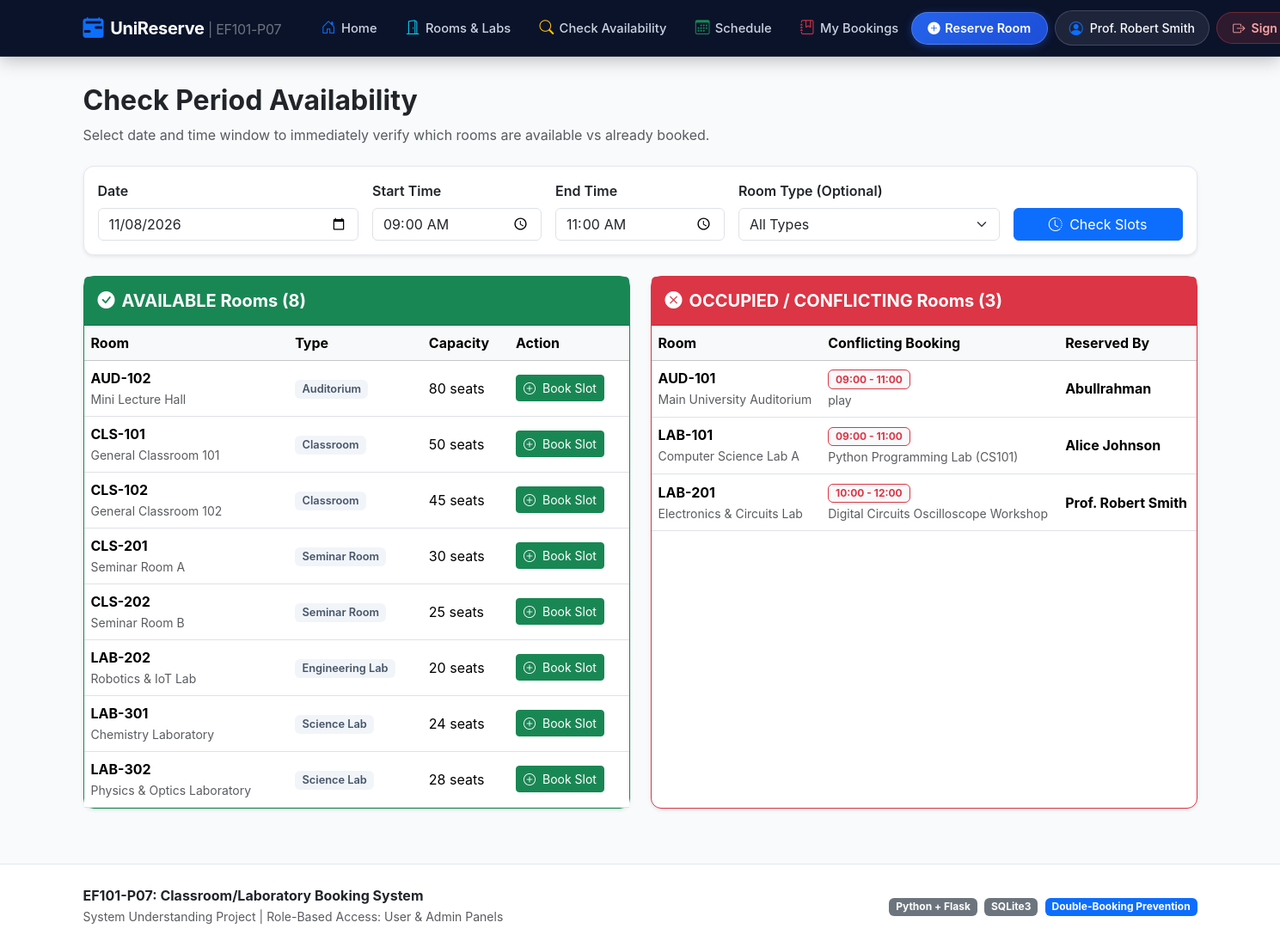
/check-availability (signed in), run on the app's committed database.
### tables this page shows
CREATE TABLE bookings (
            id INTEGER PRIMARY KEY AUTOINCREMENT,
            room_id TEXT NOT NULL,
            user_id INTEGER,
            user_name TEXT NOT NULL,
            user_email TEXT NOT NULL,
            booking_date TEXT NOT NULL,
            start_time TEXT NOT NULL,
            end_time TEXT NOT NULL,
            purpose TEXT NOT NULL,
            status TEXT NOT NULL DEFAULT 'Confirmed',
            created_at TEXT NOT NULL,
            FOREIGN KEY (room_id) REFERENCES rooms(id) ON DELETE CASCADE,
            FOREIGN KEY (user_id) REFERENCES users(id) ON DELETE SET NULL
        );

CREATE TABLE rooms (
            id TEXT PRIMARY KEY,
            name TEXT NOT NULL,
            room_type TEXT NOT NULL,
            location TEXT NOT NULL,
            capacity INTEGER NOT NULL,
            equipment TEXT NOT NULL,
            description TEXT
        );

### app.py (the view)
@app.route("/check-availability", methods=["GET"])
def check_availability():
    today_str = date.today().isoformat()
    now_str = datetime.now().strftime("%H:%M")
    check_date = request.args.get("date", today_str)
    if check_date < today_str:
        flash(f"Note: {check_date} has already passed. Reset to today ({today_str}).", "warning")
        check_date = today_str
    start_time = request.args.get("start_time", "09:00")
    end_time = request.args.get("end_time", "11:00")
    room_type = request.args.get("type", "")
    min_cap = request.args.get("capacity", "")
    conn = database.get_db()
    cursor = conn.cursor()
    query = "SELECT * FROM rooms WHERE 1=1"
    params = []
    if room_type:
        query += " AND room_type = ?"
        params.append(room_type)
    if min_cap and min_cap.isdigit():
        query += " AND capacity >= ?"
        params.append(int(min_cap))
    query += " ORDER BY id ASC"
    cursor.execute(query, params)
    all_rooms = cursor.fetchall()
    available_rooms = []
    booked_rooms = []
    for r in all_rooms:
        conflict = check_time_conflict(r["id"], check_date, start_time, end_time)
        if conflict:
            booked_rooms.append({"room": r, "conflict": conflict})
        else:
            available_rooms.append(r)
    cursor.execute("SELECT DISTINCT room_type FROM rooms ORDER BY room_type")
    all_types = [row[0] for row in cursor.fetchall()]
    conn.close()
    return render_template(
        "availability.html",
        check_date=check_date,
        start_time=start_time,
        end_time=end_time,
        room_type=room_type,
        min_cap=min_cap,
        available_rooms=available_rooms,
        booked_rooms=booked_rooms,
        all_types=all_types,
        today=today_str,
        now_time=now_str
    )

### templates/availability.html (shortened to what this page needs)
{% extends "base.html" %}
{% block content %}
<div class="mb-4">
    <h2 class="fw-bold text-dark">Check Period Availability</h2>
    <p class="text-muted">Select date and time window to immediately verify which rooms are available vs already booked.</p>
</div>
<div class="card mb-4 bg-white shadow-sm">
    <div class="card-body">
        <form method="GET" action="{{ url_for('check_availability') }}" class="row g-3 align-items-end">
            <div class="col-md-3">
                <label class="form-label fw-semibold">Date</label>
                <input type="date" name="date" class="form-control" value="{{ check_date }}" min="{{ today }}" required>
            </div>
            <div class="col-md-2">
                <label class="form-label fw-semibold">Start Time</label>
                <input type="time" name="start_time" id="start_time" class="form-control" value="{{ start_time }}" required>
            </div>
            <div class="col-md-2">
                <label class="form-label fw-semibold">End Time</label>
                <input type="time" name="end_time" id="end_time" class="form-control" value="{{ end_time }}" required>
            </div>
            <div class="col-md-3">
                <label class="form-label fw-semibold">Room Type (Optional)</label>
                <select name="type" class="form-select">
                    <option value="">All Types</option>
                </select>
            </div>
            <div class="col-md-2">
                <button type="submit" class="btn btn-primary w-100">
                    <i class="bi bi-clock-history me-1"></i> Check Slots
                </button>
            </div>
        </form>
    </div>
</div>
<div class="row g-4">
    <div class="col-lg-6">
        <div class="card bg-white shadow-sm h-100 border-success">
            <div class="card-header bg-success text-white py-3">
                <h5 class="card-title mb-0 fw-bold">
                    <i class="bi bi-check-circle-fill me-2"></i>AVAILABLE Rooms ({{ available_rooms|length }})
                </h5>
            </div>
            <div class="card-body p-0">
                {% if available_rooms %}
                    <div class="table-responsive">
                        <table class="table table-hover align-middle mb-0">
                            <thead class="table-light">
                                <tr>
                                    <th>Room</th>
                                    <th>Type</th>
                                    <th>Capacity</th>
                                    <th>Action</th>
                                </tr>
                            </thead>
                            <tbody>
                                {% for r in available_rooms %}
                                    <tr>
                                        <td>
                                            <strong>{{ r.id }}</strong><br>
                                            <small class="text-muted">{{ r.name }}</small>
                                        </td>
                                        <td><span class="badge badge-room-type">{{ r.room_type }}</span></td>
                                        <td>{{ r.capacity }} seats</td>
                                        <td>
                                            <a href="{{ url_for('book_room', room_id=r.id, date=check_date, start_time=start_time, end_time=end_time) }}" class="btn btn-success btn-sm">
                                                <i class="bi bi-plus-circle me-1"></i> Book Slot
                                            </a>
                                        </td>
                                    </tr>
                                {% endfor %}
                            </tbody>
                        </table>
                    </div>
                {% else %}
                    <div class="p-4 text-center text-muted">
                        No rooms available for the selected period.
                    </div>
                {% endif %}
            </div>
        </div>
    </div>
    <div class="col-lg-6">
        <div class="card bg-white shadow-sm h-100 border-danger">
            <div class="card-header bg-danger text-white py-3">
                <h5 class="card-title mb-0 fw-bold">
                    <i class="bi bi-x-circle-fill me-2"></i>OCCUPIED / CONFLICTING Rooms ({{ booked_rooms|length }})
                </h5>
            </div>
            <div class="card-body p-0">
                {% if booked_rooms %}
                    <div class="table-responsive">
                        <table class="table table-hover align-middle mb-0">
                            <thead class="table-light">
                                <tr>
                                    <th>Room</th>
                                    <th>Conflicting Booking</th>
                                    <th>Reserved By</th>
                                </tr>
                            </thead>
                            <tbody>
                                {% for b in booked_rooms %}
                                    <tr>
                                        <td>
                                            <strong>{{ b.room.id }}</strong><br>
                                            <small class="text-muted">{{ b.room.name }}</small>
                                        </td>
                                        <td>
                                            <span class="badge bg-light text-danger border border-danger">
                                                {{ b.conflict.start_time }} - {{ b.conflict.end_time }}
                                            </span><br>
                                            <small class="text-muted">{{ b.conflict.purpose }}</small>
                                        </td>
                                        <td>
                                            <strong>{{ b.conflict.user_name }}</strong>
                                        </td>
                                    </tr>
                                {% endfor %}
                            </tbody>
                        </table>
                    </div>
                {% else %}
                    <div class="p-4 text-center text-muted">
                        No schedule conflicts! All rooms are free for this time period.
                    </div>
                {% endif %}
            </div>
        </div>
    </div>
</div>
{% endblock %}

### templates/base.html (shortened to what this page needs)
<!DOCTYPE html>
<html lang="en">
<head>
    <link href="https://cdn.jsdelivr.net/npm/bootstrap@5.3.3/dist/css/bootstrap.min.css" rel="stylesheet">
    <link rel="stylesheet" href="https://cdn.jsdelivr.net/npm/bootstrap-icons@1.11.3/font/bootstrap-icons.min.css">
    <link rel="stylesheet" href="{{ url_for('static', filename='css/style.css') }}">
</head>
<body>
    <nav class="navbar navbar-expand-xl navbar-dark custom-navbar sticky-top">
        <div class="container-xl">
            {% if current_user.role == 'Admin' %}
                <a class="navbar-brand d-flex align-items-center gap-2" href="{{ url_for('admin_panel') }}">
                    <i class="bi bi-shield-lock-fill text-warning fs-4"></i>
                    <span>UniReserve <span class="badge bg-warning text-dark fs-6 ms-1 px-2 py-1">Admin Console</span></span>
                </a>
            {% else %}
                <a class="navbar-brand d-flex align-items-center gap-2" href="{{ url_for('index') }}">
                    <i class="bi bi-calendar2-range-fill text-primary fs-4"></i>
                    <span>UniReserve <small class="text-secondary fs-6 fw-normal">| EF101-P07</small></span>
                </a>
            {% endif %}
            <div class="collapse navbar-collapse" id="navContent">
                <ul class="navbar-nav me-auto mb-2 mb-xl-0 ms-xl-3 gap-xl-1">
                    {% if current_user.role == 'Admin' %}
                        <li class="nav-item">
                            <a class="nav-link-modern" href="{{ url_for('admin_panel') }}">
                                <i class="bi bi-speedometer2 text-warning"></i> Dashboard
                            </a>
                        </li>
                        <li class="nav-item">
                            <a class="nav-link-modern" href="{{ url_for('schedule_view') }}">
                                <i class="bi bi-calendar3 text-success"></i> Schedule
                            </a>
                        </li>
                        <li class="nav-item">
                            <a class="nav-link-modern" href="{{ url_for('check_availability') }}">
                                <i class="bi bi-search text-info"></i> Check Availability
                            </a>
                        </li>
                    {% elif current_user.id %}
                        <li class="nav-item">
                            <a class="nav-link-modern" href="{{ url_for('index') }}">
                                <i class="bi bi-house-door text-primary"></i> Home
                            </a>
                        </li>
                        <li class="nav-item">
                            <a class="nav-link-modern" href="{{ url_for('rooms_list') }}">
                                <i class="bi bi-door-open text-info"></i> Rooms & Labs
                            </a>
                        </li>
                        <li class="nav-item">
                            <a class="nav-link-modern" href="{{ url_for('check_availability') }}">
                                <i class="bi bi-search text-warning"></i> Check Availability
                            </a>
                        </li>
                        <li class="nav-item">
                            <a class="nav-link-modern" href="{{ url_for('schedule_view') }}">
                                <i class="bi bi-calendar3 text-success"></i> Schedule
                            </a>
                        </li>
                        <li class="nav-item">
                            <a class="nav-link-modern" href="{{ url_for('my_bookings') }}">
                                <i class="bi bi-journal-bookmark text-danger"></i> My Bookings
                            </a>
                        </li>
                    {% endif %}
                </ul>
                <div class="d-flex align-items-center gap-2 mt-2 mt-xl-0 flex-nowrap">
                    {% if current_user.id %}
                        {% if current_user.role != 'Admin' %}
                            <a href="{{ url_for('book_room') }}" class="btn-reserve-nav">
                                <i class="bi bi-plus-circle-fill"></i> Reserve Room
                            </a>
                        {% endif %}
                        <div class="user-badge-pill {% if current_user.role == 'Admin' %}admin-badge{% endif %}">
                            <i class="bi {% if current_user.role == 'Admin' %}bi-shield-check text-warning{% else %}bi-person-circle text-primary{% endif %} fs-6"></i>
                            <span>{{ current_user.name }}</span>
                        </div>
                        <a href="{{ url_for('logout') }}" class="btn-signout" title="Sign Out of your account">
                            <i class="bi bi-box-arrow-right"></i>
                            <span>Sign Out</span>
                        </a>
                    {% endif %}
                </div>
            </div>
        </div>
    </nav>
    <main class="container py-3">
        {% block content %}{% endblock %}
    </main>
    <footer class="py-4 mt-5">
        <div class="container text-center text-muted">
            <div class="row align-items-center">
                <div class="col-md-6 text-md-start mb-2 mb-md-0">
                    <span class="fw-bold text-dark">EF101-P07: Classroom/Laboratory Booking System</span><br>
                    <small>System Understanding Project | Role-Based Access: User & Admin Panels</small>
                </div>
                <div class="col-md-6 text-md-end">
                    <span class="badge bg-secondary me-1">Python + Flask</span>
                    <span class="badge bg-secondary me-1">SQLite3</span>
                    <span class="badge bg-primary">Double-Booking Prevention</span>
                </div>
            </div>
        </div>
    </footer>
</body>
</html>

### data on the page
bookings: name "Prof. Robert Smith", conflict.start_time "10:00", conflict.end_time "12:00", conflict.purpose "Digital Circuits Oscilloscope Workshop", conflict.user_name "Prof. Robert Smith"
rooms: id "AUD-102", name "Mini Lecture Hall", room_type "Auditorium", capacity "80"
rooms: id "CLS-101", name "General Classroom 101", room_type "Classroom", capacity "50"
rooms: id "CLS-102", name "General Classroom 102", room_type "Classroom", capacity "45"
rooms: id "CLS-201", name "Seminar Room A", room_type "Seminar Room", capacity "30"
rooms: id "CLS-202", name "Seminar Room B", room_type "Seminar Room", capacity "25"
rooms: id "LAB-202", name "Robotics & IoT Lab", room_type "Engineering Lab", capacity "20"
rooms: id "LAB-301", name "Chemistry Laboratory", room_type "Science Lab", capacity "24"
rooms: id "LAB-302", name "Physics & Optics Laboratory", room_type "Science Lab", capacity "28"
rooms: room.id "AUD-101", room.name "Main University Auditorium"
bookings: conflict.start_time "09:00", conflict.end_time "11:00", conflict.purpose "play", conflict.user_name "Abullrahman"
rooms: room.id "LAB-101", room.name "Computer Science Lab A"
bookings: conflict.start_time "09:00", conflict.end_time "11:00", conflict.purpose "Python Programming Lab (CS101)", conflict.user_name "Alice Johnson"
rooms: room.id "LAB-201", room.name "Electronics & Circuits Lab"

### other printed values
{{ available_rooms|length }} "8"
{{ booked_rooms|length }} "3"
